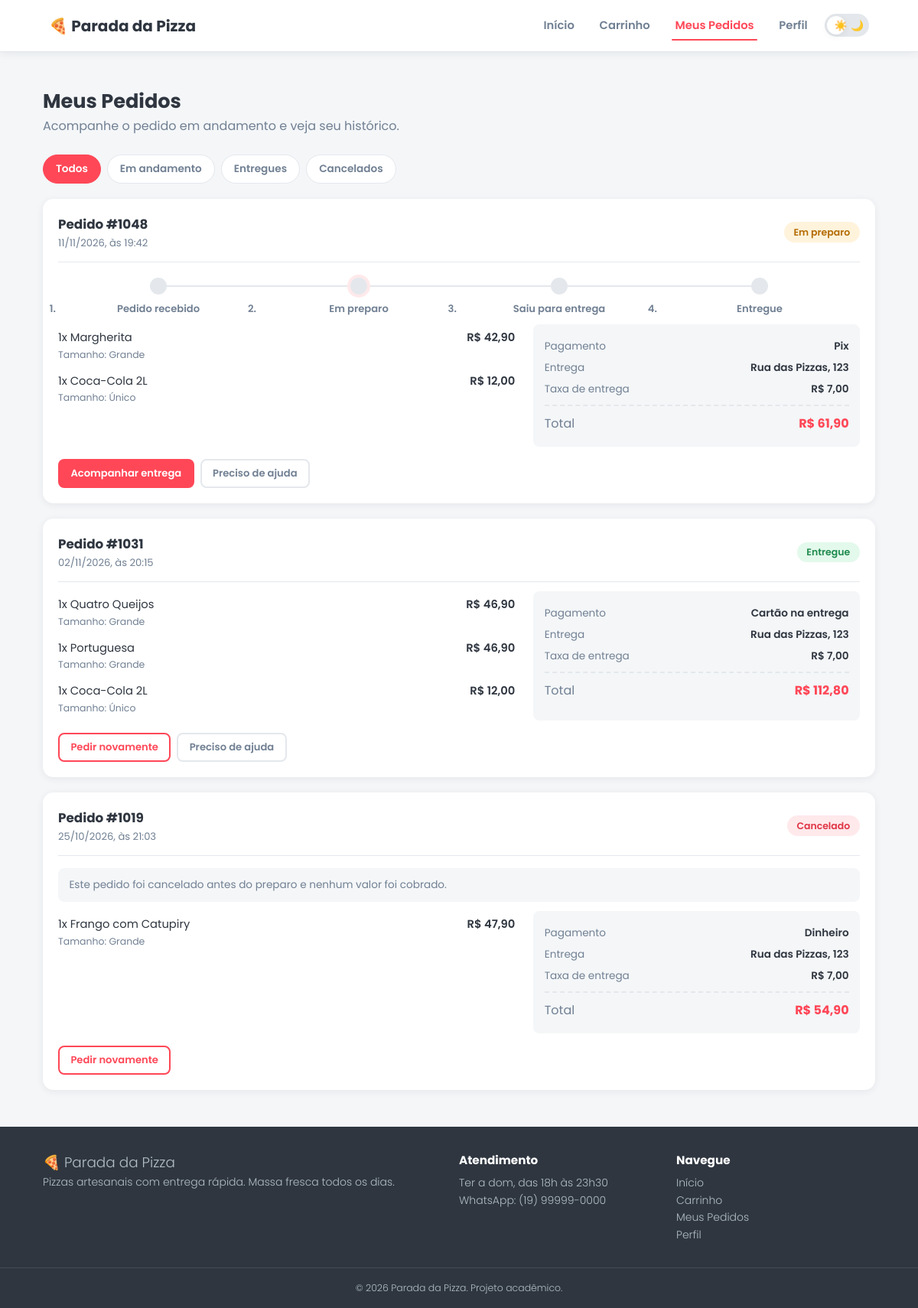
The page /pedidos.php on the database its author committed.
### tables this page shows
CREATE TABLE pedidos (
  id              INT UNSIGNED NOT NULL AUTO_INCREMENT,
  id_usuario      INT UNSIGNED NOT NULL,
  id_endereco     INT UNSIGNED NOT NULL,
  data_hora       DATETIME     NOT NULL,
  status          ENUM('recebido','preparo','saiu','entregue','cancelado') NOT NULL DEFAULT 'recebido',
  forma_pagamento ENUM('pix','cartao','dinheiro') NOT NULL,
  troco           VARCHAR(20)  NULL,
  observacoes     TEXT         NULL,
  taxa_entrega    DECIMAL(8,2) NOT NULL,
  PRIMARY KEY (id),
  FOREIGN KEY (id_usuario)  REFERENCES usuarios (id),
  FOREIGN KEY (id_endereco) REFERENCES enderecos (id)
);

CREATE TABLE itens_pedido (
  id             INT UNSIGNED NOT NULL AUTO_INCREMENT,
  id_pedido      INT UNSIGNED NOT NULL,
  id_produto     INT UNSIGNED NOT NULL,
  tamanho        ENUM('media','grande','familia','unico') NOT NULL,
  quantidade     INT UNSIGNED NOT NULL,
  preco_unitario DECIMAL(8,2) NOT NULL,
  PRIMARY KEY (id),
  FOREIGN KEY (id_pedido)  REFERENCES pedidos (id),
  FOREIGN KEY (id_produto) REFERENCES produtos (id)
);

CREATE TABLE produtos (
  id        INT UNSIGNED NOT NULL AUTO_INCREMENT,
  categoria ENUM('mais-pedidos','pizzas-salgadas','pizzas-doces','bebidas') NOT NULL,
  nome      VARCHAR(100) NOT NULL,
  descricao VARCHAR(255) NOT NULL,
  preco     DECIMAL(8,2) NOT NULL,
  emoji     VARCHAR(10)  NOT NULL,
  PRIMARY KEY (id)
);

CREATE TABLE enderecos (
  id          INT UNSIGNED NOT NULL AUTO_INCREMENT,
  id_usuario  INT UNSIGNED NOT NULL,
  apelido     VARCHAR(50)  NULL,
  cep         VARCHAR(9)   NULL,
  numero      VARCHAR(10)  NOT NULL,
  rua         VARCHAR(150) NOT NULL,
  bairro      VARCHAR(100) NOT NULL,
  cidade      VARCHAR(100) NOT NULL,
  complemento VARCHAR(150) NULL,
  principal   TINYINT(1)   NOT NULL DEFAULT 0,
  PRIMARY KEY (id),
  FOREIGN KEY (id_usuario) REFERENCES usuarios (id)
);

### conexao.php (called while the page is built, shortened)
<?php
function e($texto): string
{
    return htmlspecialchars((string) $texto, ENT_QUOTES, 'UTF-8');
}
function reais($valor): string
{
    return 'R$ ' . number_format((float) $valor, 2, ',', '.');
}
function nome_tamanho(string $tamanho): string
{
    $nomes = ['media' => 'Média', 'grande' => 'Grande', 'familia' => 'Família', 'unico' => 'Único'];
    return $nomes[$tamanho] ?? $tamanho;
}

### pedidos.php (the view, shortened to what this page needs)
<?php
require 'conexao.php';
require 'partes.php';
$etapas = [
    'recebido' => 'Pedido recebido',
    'preparo'  => 'Em preparo',
    'saiu'     => 'Saiu para entrega',
    'entregue' => 'Entregue',
];
$formas = ['pix' => 'Pix', 'cartao' => 'Cartão na entrega', 'dinheiro' => 'Dinheiro'];
function data_pedido(string $data_hora): string
{
    $t = strtotime($data_hora);
    $dia = (date('Y-m-d', $t) === date('Y-m-d')) ? 'Hoje' : date('d/m/Y', $t);
    return $dia . ', às ' . date('H:i', $t);
}
$st = $pdo->prepare(
    'SELECT p.id, p.data_hora, p.status, p.forma_pagamento, p.taxa_entrega, e.rua, e.numero
       FROM pedidos p
       JOIN enderecos e ON e.id = p.id_endereco
      WHERE p.id_usuario = ?
      ORDER BY p.data_hora DESC'
);
$st->execute([ID_USUARIO]);
$pedidos = $st->fetchAll();
$st_itens = $pdo->prepare(
    'SELECT i.quantidade, i.tamanho, i.preco_unitario, pr.nome
       FROM itens_pedido i
       JOIN produtos pr ON pr.id = i.id_produto
      WHERE i.id_pedido = ?
      ORDER BY i.id'
);
?>
  <main class="conteudo">
    <div class="pagina-titulo">
      <h1>Meus Pedidos</h1>
      <p>Acompanhe o pedido em andamento e veja seu histórico.</p>
    </div>
    <div class="pedidos">
      <fieldset class="pedidos__filtros">
        <label class="filtro">
          Todos
        </label>
        <label class="filtro">
          Em andamento
        </label>
        <label class="filtro">
          Entregues
        </label>
        <label class="filtro">
          Cancelados
        </label>
      </fieldset>
      <div class="pedidos__lista">
<?php foreach ($pedidos as $pedido): ?>
<?php
    $st_itens->execute([$pedido['id']]);
    $itens = $st_itens->fetchAll();
    $subtotal = 0;
    foreach ($itens as $i) {
        $subtotal += $i['preco_unitario'] * $i['quantidade'];
    }
    $total = $subtotal + $pedido['taxa_entrega'];
    $status = $pedido['status'];
    $grupo = ($status === 'entregue' || $status === 'cancelado') ? $status : 'andamento';
    $texto_selo = ($status === 'entregue') ? 'Entregue' : (($status === 'cancelado') ? 'Cancelado' : $etapas[$status]);
?>
        <article class="cartao pedido" data-status="<?= $grupo ?>" aria-labelledby="pedido-<?= (int) $pedido['id'] ?>">
          <header class="pedido__cabecalho">
            <h2 class="pedido__numero" id="pedido-<?= (int) $pedido['id'] ?>">
              Pedido #<?= (int) $pedido['id'] ?>
              <span class="pedido__data"><?= e(data_pedido($pedido['data_hora'])) ?></span>
            </h2>
            <span class="selo-status selo-status--<?= $grupo ?>"><?= e($texto_selo) ?></span>
          </header>
<?php if ($grupo === 'andamento'): ?>
          <ol class="etapas" aria-label="Etapas do pedido">
<?php $passou = true; ?>
<?php foreach ($etapas as $chave => $rotulo): ?>
<?php if ($chave === $status): $passou = false; ?>
            <li class="etapa--atual" aria-current="step"><?= $rotulo ?></li>
<?php elseif ($passou): ?>
            <li class="etapa--ok"><?= $rotulo ?></li>
<?php else: ?>
            <li><?= $rotulo ?></li>
<?php endif; ?>
<?php endforeach; ?>
          </ol>
<?php endif; ?>
<?php if ($status === 'cancelado'): ?>
          <p class="pedido__aviso">Este pedido foi cancelado antes do preparo e nenhum valor foi cobrado.</p>
<?php endif; ?>
          <div class="pedido__corpo">
            <ul class="pedido__itens">
<?php foreach ($itens as $i): ?>
              <li>
                <span><?= (int) $i['quantidade'] ?>x <?= e($i['nome']) ?><small>Tamanho: <?= e(nome_tamanho($i['tamanho'])) ?></small></span>
                <span><?= reais($i['preco_unitario'] * $i['quantidade']) ?></span>
              </li>
<?php endforeach; ?>
            </ul>
            <dl class="pedido__detalhes">
              <div><dt>Pagamento</dt><dd><?= e($formas[$pedido['forma_pagamento']]) ?></dd></div>
              <div><dt>Entrega</dt><dd><?= e($pedido['rua'] . ', ' . $pedido['numero']) ?></dd></div>
              <div><dt>Taxa de entrega</dt><dd><?= reais($pedido['taxa_entrega']) ?></dd></div>
              <div class="pedido__total"><dt>Total</dt><dd><?= reais($total) ?></dd></div>
            </dl>
          </div>
          <div class="pedido__acoes">
<?php if ($grupo === 'andamento'): ?>
            <a class="btn btn--primario btn--pequeno" href="#">Acompanhar entrega</a>
            <a class="btn btn--neutro btn--pequeno" href="#">Preciso de ajuda</a>
<?php elseif ($grupo === 'entregue'): ?>
            <a class="btn btn--secundario btn--pequeno" href="index.php">Pedir novamente</a>
            <a class="btn btn--neutro btn--pequeno" href="#">Preciso de ajuda</a>
<?php else: ?>
            <a class="btn btn--secundario btn--pequeno" href="index.php">Pedir novamente</a>
<?php endif; ?>
          </div>
        </article>
<?php endforeach; ?>
      </div>
    </div>
  </main>

### rows shown on the page
pedidos: id "1048", data_hora "11/11/2026, às 19:42", status "Em preparo", rotulo "Pedido recebido", rotulo "Em preparo", rotulo "Saiu para entrega", rotulo "Entregue", forma_pagamento "Pix", id_endereco.numero "Rua das Pizzas, 123", taxa_entrega "R$ 7,00", taxa_entrega "R$ 61,90", shows "Acompanhar entrega"
itens_pedido: quantidade "1", id_produto.nome "Margherita", tamanho "Grande", reais($i['preco_unitario'] * $i['quantidade']) "R$ 42,90"
itens_pedido: quantidade "1", id_produto.nome "Coca-Cola 2L", tamanho "Único", reais($i['preco_unitario'] * $i['quantidade']) "R$ 12,00"
pedidos: id "1031", data_hora "02/11/2026, às 20:15", status "Entregue", forma_pagamento "Cartão na entrega", id_endereco.numero "Rua das Pizzas, 123", taxa_entrega "R$ 7,00", taxa_entrega "R$ 112,80", shows "Pedir novamente"
itens_pedido: quantidade "1", id_produto.nome "Quatro Queijos", tamanho "Grande", reais($i['preco_unitario'] * $i['quantidade']) "R$ 46,90"
itens_pedido: quantidade "1", id_produto.nome "Portuguesa", tamanho "Grande", reais($i['preco_unitario'] * $i['quantidade']) "R$ 46,90"
pedidos: id "1019", data_hora "25/10/2026, às 21:03", status "Cancelado", shows "Este pedido foi cancelado antes do preparo e nenhum valor foi cobrado.", forma_pagamento "Dinheiro", id_endereco.numero "Rua das Pizzas, 123", taxa_entrega "R$ 7,00", taxa_entrega "R$ 54,90", shows "Pedir novamente"
itens_pedido: quantidade "1", id_produto.nome "Frango com Catupiry", tamanho "Grande", reais($i['preco_unitario'] * $i['quantidade']) "R$ 47,90"

### other values the page prints
$rotulo "Início"
$rotulo "Carrinho"
$rotulo "Meus Pedidos"
$rotulo "Perfil"
